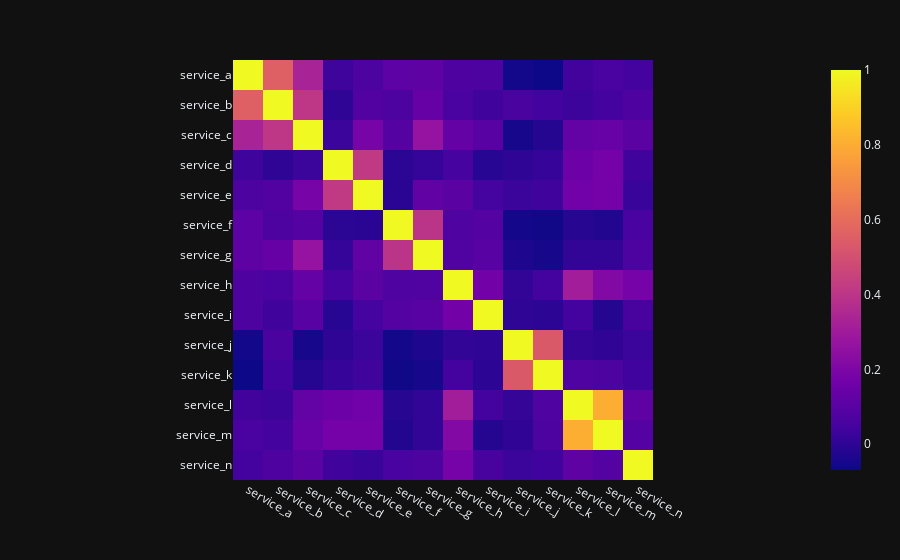

Notebook source saved alongside this figure:
### Markdown cell above
Одной записи соответствует несколько лейблов, то есть у нас мультилейбл задача

#### мб стоит взглянуть на матрицу корреляции между лейблами?)))

### Code cell
px.imshow(
    train_labels_df.drop(columns=["id"]).corr(),
)

### Figure 1 — Plotly figure (JSON) as saved in the notebook; plotly's stock layout.template omitted (floating-point values rounded to 4 significant figures; data arrays with more than 128 entries replaced by an {"elided": "..."} marker saying what was removed)
{"data": [{"coloraxis": "coloraxis", "hovertemplate": "x: %{x}<br>y: %{y}<br>color: %{z}<extra></extra>", "name": "0", "type": "heatmap", "x": ["service_a", "service_b", "service_c", "service_d", "service_e", "service_f", "service_g", "service_h", "service_i", "service_j", "service_k", "service_l", "service_m", "service_n"], "xaxis": "x", "y": ["service_a", "service_b", "service_c", "service_d", "service_e", "service_f", "service_g", "service_h", "service_i", "service_j", "service_k", "service_l", "service_m", "service_n"], "yaxis": "y", "z": {"elided": "14x14 float values"}}], "layout": {"coloraxis": {"colorscale": [[0, "#0d0887"], [0.1111, "#46039f"], [0.2222, "#7201a8"], [0.3333, "#9c179e"], [0.4444, "#bd3786"], [0.5556, "#d8576b"], [0.6667, "#ed7953"], [0.7778, "#fb9f3a"], [0.8889, "#fdca26"], [1, "#f0f921"]]}, "margin": {"t": 60}, "xaxis": {"anchor": "y", "constrain": "domain", "domain": [0, 1], "scaleanchor": "y"}, "yaxis": {"anchor": "x", "autorange": "reversed", "constrain": "domain", "domain": [0, 1]}}}
